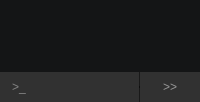
         <widget class="QWidget" name="page_1">
          <property name="styleSheet">
           <string notr="true">QTextBrowser{
background-color: rgba(20,21,22,255);
}
QScrollBar{
	border:none;
	background-color: rgb(32, 32, 32);
	width:14px;
	margin:15px 0 15px 0;
	border-radius: 0px;
}

QScrollBar::handle::vertical{
	background-color: rgb(50, 52, 54);
	min-height: 30px;
	border-radius: 0px;
}

QScrollBar::handle::vertical:hover{
	
	background-color: rgb(73, 75, 78);
}

QScrollBar::sub-line{
	border: none;
	background-color: rgb(50, 52, 54);
}

QScrollBar::sub-line:vertical {
	image: url(:/src/icons/arrow_up.png);
	border: none;
	background-color: rgb(50, 52, 54);
	height: 15px;
	subcontrol-position: top;
	subcontrol-origin: margin;
}
QScrollBar::sub-line:vertical:hover {	
	background-color: rgb(73, 75, 78);
}
QScrollBar::sub-line:vertical:pressed {	
	background-color: rgb(55, 55, 55);
}

QScrollBar::add-line:vertical {
	image: url(:/src/icons/arrow_down.png);
	border: none;
	background-color: rgb(50, 52, 54);
	height: 15px;
	subcontrol-position: bottom;
	subcontrol-origin: margin;
}
QScrollBar::add-line:vertical:hover {	
	background-color: rgb(73, 75, 78);
}
QScrollBar::add-line:vertical:pressed {	
	background-color: rgb(55, 55, 55);
}

QScrollBar::up-arrow:vertical, QScrollBar::down-arrow:vertical {
	background: none;
}
QScrollBar::add-page:vertical, QScrollBar::sub-page:vertical {
	background: none;
}</string>
          </property>
          <layout class="QVBoxLayout" name="verticalLayout_4">
           <property name="spacing">
            <number>0</number>
           </property>
           <property name="leftMargin">
            <number>0</number>
           </property>
           <property name="topMargin">
            <number>0</number>
           </property>
           <property name="rightMargin">
            <number>0</number>
           </property>
           <property name="bottomMargin">
            <number>0</number>
           </property>
           <item>
            <widget class="QTextBrowser" name="terminal">
             <property name="sizePolicy">
              <sizepolicy hsizetype="Expanding" vsizetype="Expanding">
               <horstretch>0</horstretch>
               <verstretch>0</verstretch>
              </sizepolicy>
             </property>
             <property name="font">
              <font>
               <family>Arame Mono</family>
               <pointsize>10</pointsize>
               <italic>false</italic>
               <bold>false</bold>
               <stylestrategy>PreferAntialias</stylestrategy>
               <kerning>false</kerning>
              </font>
             </property>
             <property name="styleSheet">
              <string notr="true">QTextBrowser{
	color:rgba(77, 235, 220, 0.8);
	border: 0px solid;
	font: 10pt &quot;Arame Mono&quot;;
	text-align: left;
}


</string>
             </property>
             <property name="frameShape">
              <enum>QFrame::NoFrame</enum>
             </property>
             <property name="frameShadow">
              <enum>QFrame::Plain</enum>
             </property>
             <property name="verticalScrollBarPolicy">
              <enum>Qt::ScrollBarAsNeeded</enum>
             </property>
             <property name="horizontalScrollBarPolicy">
              <enum>Qt::ScrollBarAlwaysOff</enum>
             </property>
             <property name="sizeAdjustPolicy">
              <enum>QAbstractScrollArea::AdjustToContentsOnFirstShow</enum>
             </property>
             <property name="autoFormatting">
              <set>QTextEdit::AutoNone</set>
             </property>
             <property name="documentTitle">
              <string notr="true"/>
             </property>
             <property name="lineWrapMode">
              <enum>QTextEdit::NoWrap</enum>
             </property>
             <property name="markdown">
              <string notr="true"/>
             </property>
             <property name="html">
              <string>&lt;!DOCTYPE HTML PUBLIC &quot;-//W3C//DTD HTML 4.0//EN&quot; &quot;http://www.w3.org/TR/REC-html40/strict.dtd&quot;&gt;
&lt;html&gt;&lt;head&gt;&lt;meta name=&quot;qrichtext&quot; content=&quot;1&quot; /&gt;&lt;meta charset=&quot;utf-8&quot; /&gt;&lt;style type=&quot;text/css&quot;&gt;
p, li { white-space: pre-wrap; }
hr { height: 1px; border-width: 0; }
li.unchecked::marker { content: &quot;\2610&quot;; }
li.checked::marker { content: &quot;\2612&quot;; }
&lt;/style&gt;&lt;/head&gt;&lt;body style=&quot; font-family:'Arame Mono'; font-size:10pt; font-weight:400; font-style:normal;&quot;&gt;
&lt;p style=&quot;-qt-paragraph-type:empty; margin-top:0px; margin-bottom:0px; margin-left:0px; margin-right:0px; -qt-block-indent:0; text-indent:0px;&quot;&gt;&lt;br /&gt;&lt;/p&gt;&lt;/body&gt;&lt;/html&gt;</string>
             </property>
             <property name="overwriteMode">
              <bool>false</bool>
             </property>
             <property name="placeholderText">
              <string/>
             </property>
             <property name="openLinks">
              <bool>false</bool>
             </property>
            </widget>
           </item>
           <item>
            <widget class="QFrame" name="fr_command_input">
             <property name="minimumSize">
              <size>
               <width>0</width>
               <height>30</height>
              </size>
             </property>
             <property name="maximumSize">
              <size>
               <width>16777215</width>
               <height>30</height>
              </size>
             </property>
             <property name="layoutDirection">
              <enum>Qt::LeftToRight</enum>
             </property>
             <property name="styleSheet">
              <string notr="true">background-color: rgb(49, 49, 49);</string>
             </property>
             <property name="frameShape">
              <enum>QFrame::NoFrame</enum>
             </property>
             <property name="frameShadow">
              <enum>QFrame::Raised</enum>
             </property>
             <layout class="QHBoxLayout" name="horizontalLayout_7">
              <property name="spacing">
               <number>0</number>
              </property>
              <property name="leftMargin">
               <number>10</number>
              </property>
              <property name="topMargin">
               <number>0</number>
              </property>
              <property name="rightMargin">
               <number>0</number>
              </property>
              <property name="bottomMargin">
               <number>0</number>
              </property>
              <item>
               <widget class="QLineEdit" name="terminal_input">
                <property name="minimumSize">
                 <size>
                  <width>0</width>
                  <height>30</height>
                 </size>
                </property>
                <property name="maximumSize">
                 <size>
                  <width>16777215</width>
                  <height>30</height>
                 </size>
                </property>
                <property name="styleSheet">
                 <string notr="true">font: 10pt &quot;Arame Mono&quot;;
color: rgba(255, 255, 255, 0.8);
background-color: rgb(49, 49, 49);
border: 0px solid;</string>
                </property>
                <property name="placeholderText">
                 <string>&gt;_</string>
                </property>
               </widget>
              </item>
              <item>
               <widget class="Line" name="line_10">
                <property name="minimumSize">
                 <size>
                  <width>1</width>
                  <height>30</height>
                 </size>
                </property>
                <property name="maximumSize">
                 <size>
                  <width>1</width>
                  <height>30</height>
                 </size>
                </property>
                <property name="styleSheet">
                 <string notr="true">background-color: rgba(0, 0, 0, 0.5);</string>
                </property>
                <property name="orientation">
                 <enum>Qt::Horizontal</enum>
                </property>
               </widget>
              </item>
              <item>
               <widget class="QPushButton" name="btn_send">
                <property name="minimumSize">
                 <size>
                  <width>60</width>
                  <height>30</height>
                 </size>
                </property>
                <property name="maximumSize">
                 <size>
                  <width>60</width>
                  <height>30</height>
                 </size>
                </property>
                <property name="cursor">
                 <cursorShape>PointingHandCursor</cursorShape>
                </property>
                <property name="styleSheet">
                 <string notr="true">QPushButton{
border:0px;
color: rgba(255, 255, 255, 0.5);
background-color: rgb(49, 49, 49);
}

QPushButton:hover{
background-color: rgba(65,65, 65, 0.5);
}
</string>
                </property>
                <property name="text">
                 <string>&gt;&gt;</string>
                </property>
               </widget>
              </item>
             </layout>
            </widget>
           </item>
          </layout>
         </widget>
